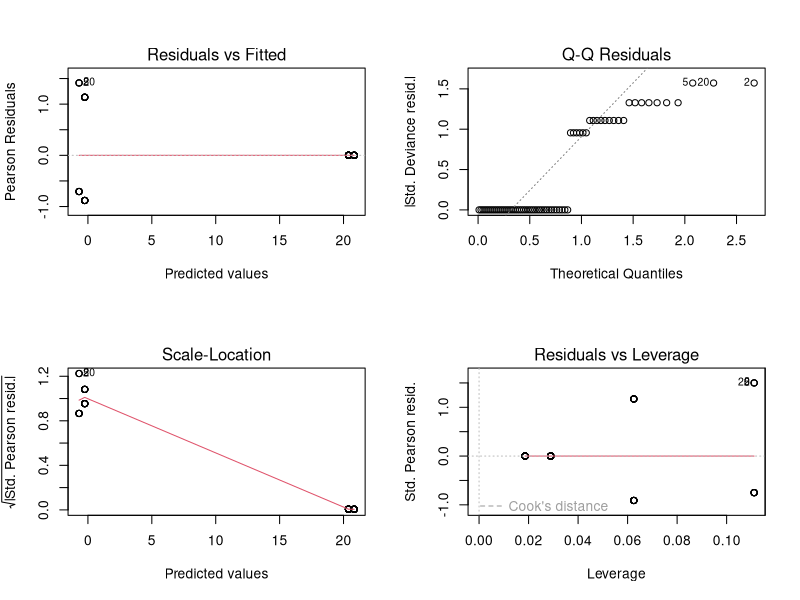
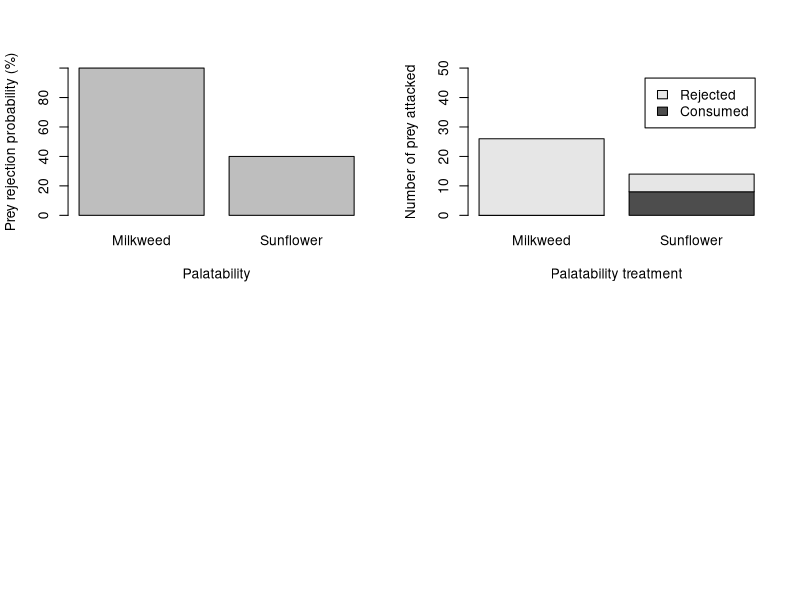

Generate these figures, in order, with R: (Note: this script raises an error after producing the figures.)
#~~~~~~~~~~~~~~~~~~~~~~~~~~~~~~~~~~~~~~~~~~~~~~~~~~~~~~~~~~~~~~~~~~~~~~~~~~~~~~~~~~~~~~~~~~~~~~~~~~~~~~~~~~~~~~~~~~~~~~~~~~~~~~~~~~~~~~~
#	 Malika IHLE      malika_ihle@hotmail.fr
#  data analysis
#	 Start : 18 march 2019
#	 last modif : 20190318
#	 commit: first
#~~~~~~~~~~~~~~~~~~~~~~~~~~~~~~~~~~~~~~~~~~~~~~~~~~~~~~~~~~~~~~~~~~~~~~~~~~~~~~~~~~~~~~~~~~~~~~~~~~~~~~~~~~~~~~~~~~~~~~~~~~~~~~~~~~~~~~~


rm(list = ls(all = TRUE))

# packages
library(lme4)
library(arm)
library(ggplot2)
library(here)


# load data
AllAttacks <- read.csv(file="3_ExtractedData/AllAttacks/AllAttacks_Bug.csv", header=TRUE, sep=",")
FirstAttacks <- read.csv(file = "3_ExtractedData/FirstAttacks/FirstAttacks_Bug.csv", header=TRUE, sep=",")

AllAttacks$rowID <- 1:nrow(AllAttacks)

head(AllAttacks)    
head(FirstAttacks)




# model drop rate 
# question 2 (confirmatory): are MW Bug more likely to be dropped?
# --> yes, *******
# question 3 (exploratory): are Bug from a certain color more likely to be dropped?
# --> no
# question 4 (exploratory): are MW Bugs always dropped
# yes


mod2 <- glm (DropYN ~ AttackedColor + AttackedPalatabilityTreatment  #+ (1|FID)
             ,family = 'binomial', data = AllAttacks)
summary(mod2) ## <<<<<< super weird P value for ultra significant effect >>>>>>>>>>>>>> use LRT drop1 function
drop1(mod2, test="Chisq")
par(mfrow=c(2,2))
plot(mod2)  ## I believe test not valid as residual variance super heteroscedastic

#sunflowerplot(AllAttacks$DropYN,AllAttacks$AttackedBugPalatability)
contingency_tbl <- table(AllAttacks$Fate,AllAttacks$AttackedPalatabilityTreatment) # dropping rate of milkweed Bug = 100%, SF bugs = 40%
chisq.test(table(AllAttacks$Fate,AllAttacks$AttackedPalatability))
chisq.test(table(AllAttacks$Fate,AllAttacks$AttackedColor))
  ## not pseureplicated
fisher.test(table(FirstAttacks$Fate,FirstAttacks$AttackedPalatability))
fisher.test(table(FirstAttacks$Fate,FirstAttacks$AttackedColor))
contingency_tbl <- table(FirstAttacks$Fate,FirstAttacks$AttackedPalatabilityTreatment)

## not pseureplicated - one tailed test as preregistered
fisher.test(table(FirstAttacks$Fate,FirstAttacks$AttackedPalatability), alternative ="less")
fisher.test(table(FirstAttacks$Fate,FirstAttacks$AttackedColor))



# model delay
# question 1 (exploratory): delay to first attack longer if attack the MW Bug?
# no, effect according to expectation = palatable Bug attacked first were attacked after a shorter delay than MW Bugs attacked first

mod3 <- lm(DelayToAttack ~ AttackedPalatabilityTreatment, data = FirstAttacks)
summary(mod3)
drop1(mod3, test="F")



# Several Options for figure drop rate

par(mfrow=c(2,2))
barplot(c(100,40),
        ylim = c(0,100),
        xlab="Palatability",
        ylab= "Prey rejection probability (%)",
        names.arg = c("Milkweed", "Sunflower")
)

barplot(contingency_tbl,
        ylim = c(0,50),
        xlab="Palatability treatment",
        ylab= "Number of prey attacked",
        names.arg = c("Milkweed", "Sunflower"),
        legend = rownames(contingency_tbl)
)

contingency_tbl
tbl_ggplot <- data.frame(Palatability = c('Milkweed', 'Milkweed', 'Sunflower', 'Sunflower'),
                         Outcome = c('Rejected', 'Consumed', 'Rejected', 'Consumed'),
                         #Count = c(41,0,10,15) # pseudoreplicated
                         Count = c(26,0,6,8))


BugAttack_dr <- ggplot(tbl_ggplot, aes(x=Palatability, y=Count, fill=Outcome)) + 
  geom_bar(stat="identity")+
  labs(y = "Number of prey rejected or consumed after attack", x = 'Palatability treatment')+      
  scale_x_discrete(labels=c("Milkweed", "Sunflower"))  +
  theme_classic() +
  scale_fill_manual("legend", values = c("Consumed" = "grey", "Rejected" = "black"))  +
  theme(panel.border = element_rect(colour = "black", fill=NA),
        legend.title=element_blank(),
        legend.position = c(0.75,0.75))#+
#guides(fill = guide_legend(label.hjust = 6)) # only working for one of the two keys...




setEPS() 
pdf(paste(here(), "5_Figures/DropRate/FigBugDR.pdf",sep="/"), height=5, width=3.3)
BugAttack_dr
dev.off()
